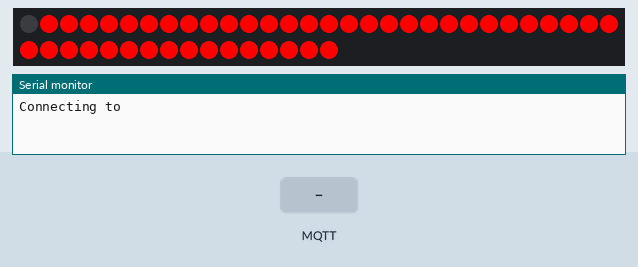
The sketch below on a simulated ESP8266 (NodeMCU). Parts: 46 RGB LEDs in strip order, left to right, continuing on the next row, the last lines printed to the serial monitor. The test bench sets the inputs (shaded band). WiFi joins after 1.5 s; servers stay silent unless stated; no MQTT or app messages arrive unless stated.

Above: at 2.5 s.
At 4.85 s:
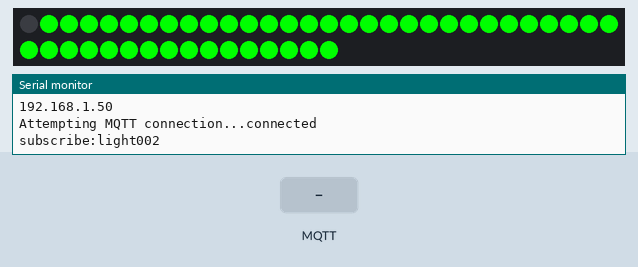
5.2 s: MQTT message "1" arrives on the first subscribed topic
At 5.8 s:
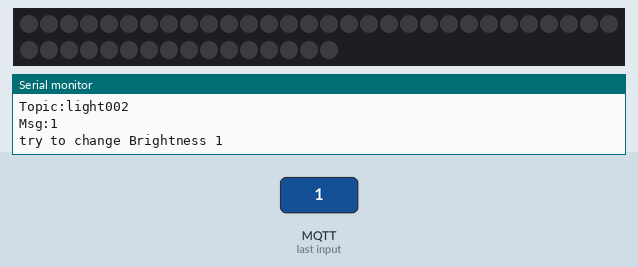
6.7 s: MQTT message "Red" arrives on the first subscribed topic
8.2 s: MQTT message "Blue" arrives on the first subscribed topic
Timing chart, 0 to 11.2 s (numbered marks = the images above; inputs shaded):
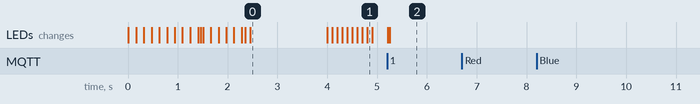

The sketch:

Bemfa_MQTT.ino
```cpp
/*
 *.Author : XHY
 *.Date : 2022/8/12
 */

/*
 * 智能语言控制控制，支持同时天猫、小爱、小度、google Assistent控制
 * 也同时支持web控制、小程序控制、app控制，定时控制等
 * QQ群：566565915
 * 项目示例：通过发送on或off控制开关
 * 官网：bemfa.com
 */

#include <ESP8266WiFi.h>  //默认，加载WIFI头文件
#include "PubSubClient.h" //默认，加载MQTT库文件
#include <FastLED.h>
#include <Ticker.h>

//********************需要修改的部分*******************//
const char *ssid = "";          //修改，你的路由去WIFI名字
const char *password = "";      //你的WIFI密码
#define ID_MQTT ""              //用户私钥，控制台获取
const char *topic = "light002"; //主题名字，可在巴法云控制台自行创建，名称随意
#define LED_PIN 4               // ws2812 数据接口
#define NUM_LEDS 46             // 灯珠数量
CRGB leds[NUM_LEDS];
//**************************************************//

Ticker ticker;
const char *mqtt_server = "bemfa.com"; //默认，MQTT服务器
const int mqtt_server_port = 9501;     //默认，MQTT服务器
WiFiClient espClient;
PubSubClient client(espClient);

int color_R = 255;
int color_G = 255;
int color_B = 255;

boolean status_on = false;

//灯光函数及引脚定义
void turnOnLed();
void turnOffLed();
void changeBrightness(int bri);
void changeColor(int G, int R, int B);

void setup_wifi()
{

    Serial.println();
    Serial.print("Connecting to ");
    Serial.println(ssid);
    WiFi.begin(ssid, password);
    while (WiFi.status() != WL_CONNECTED)
    {
        delay(500);
        Serial.print(".");
    }

    Serial.println("");
    Serial.println("WiFi connected");
    Serial.println("IP address: ");
    Serial.println(WiFi.localIP());
}

void changeColor_(String color)
{
    if (color == "Red")
    {
        color_R = 255;
        color_G = 0;
        color_B = 0;
    }
    else if (color == "Blue")
    {
        color_R = 0;
        color_G = 0;
        color_B = 255;
    }
    else if (color == "White")
    {
        color_R = 255;
        color_G = 255;
        color_B = 255;
    }
    else if (color == "Yellow")
    {
        color_R = 255;
        color_G = 255;
        color_B = 0;
    }
    else if (color == "Orange")
    {
        color_R = 255;
        color_G = 97;
        color_B = 0;
    }
    else if (color == "Green")
    {
        color_R = 0;
        color_G = 255;
        color_B = 0;
    }
    else if (color == "LightGreen")
    {
        color_R = 0;
        color_G = 255;
        color_B = 255;
    }
    else if (color == "Black")
    {
        color_R = 0;
        color_G = 0;
        color_B = 0;
    }
    else
    {
        color_R = 255;
        color_G = 255;
        color_B = 255;
    }
    // turnOnLed();
    FastLED.show();
}

void msgProcess(String temp)
{
    if (temp == "on" || temp == "off")
    {
        // 说明是第一个参数
        Serial.print("try to change state ");
        Serial.println(temp);
        if (temp == "on")
        { //如果接收字符on，亮灯
            // turnOnLed(); //开灯函数
            status_on = true;
        }
        else if (temp == "off")
        { //如果接收字符off，亮灯
            // turnOffLed(); //关灯函数
            status_on = false;
            // break;
        }
    }
    else if (temp.toInt() >= 0 && temp.toInt() <= 100)
    {
        Serial.print("try to change Brightness ");
        Serial.println(temp);
        changeBrightness(temp.toInt());
    }
    else if (temp.toInt() > 100)
    {
        int color = temp.toInt();
        Serial.print("try to change color ");
        Serial.println(color);
        // if (temp == "255")
        //     changeColor_("Blue");
        // else if (temp == "16711680")
        //     changeColor_("Red");
        // else if (temp == "16768685")
        //     changeColor_("White");
        // else if (temp == "65280")
        //     changeColor_("LightGreen");
        // else if (temp == "16744192")
        //     changeColor_("Orange");
        // else if (temp == "65535")
        //     changeColor_("GreenYellow");
        // else if (temp == "16776960")
        //     changeColor_("Yellow");
        // else
        //     changeColor_("White");
        color_B = color & 0xff;
        color_G = (color >> 8) & 0xff;
        color_R = (color >> 16) & 0xff;
    }
}

void callback(char *topic, byte *payload, unsigned int length)
{
    Serial.print("Topic:");
    Serial.println(topic);
    int commaPosition;
    int count = 0;
    String msg = "";
    String temp = "";
    for (int i = 0; i < length; i++)
    {
        msg += (char)payload[i];
    }
    Serial.print("Msg:");
    Serial.println(msg);

    do
    {
        commaPosition = msg.indexOf('#');
        count++;
        if (commaPosition != -1)
        {
            //
            temp = msg.substring(0, commaPosition);
            // Serial.println(temp);
            msgProcess(temp);
            msg = msg.substring(commaPosition + 1, msg.length());
            //  Serial.println(msg);
        }
        else
        {
            if (msg.length() > 0)
            {
                msgProcess(msg);
            }
            // FastLED.show();
        }
    } while (commaPosition >= 0);

    changeColor(color_G, color_R, color_B);

    // FastLED.show();
    msg = "";
}

void reconnect()
{
    // Loop until we're reconnected
    while (!client.connected())
    {
        Serial.print("Attempting MQTT connection...");
        // Attempt to connect
        if (client.connect(ID_MQTT))
        {
            Serial.println("connected");
            Serial.print("subscribe:");
            Serial.println(topic);
            //订阅主题，如果需要订阅多个主题，可发送多条订阅指令client.subscribe(topic2);client.subscribe(topic3);
            client.subscribe(topic);
            changeColor_("Green");
            for (int i = 0; i < 5; i++)
            {
                delay(100);
                // turnOffLed();
                status_on = false;
                delay(100);
                // turnOnLed();
                status_on = true;
            }
            changeColor_("White");
            // turnOffLed();
            status_on = false;
        }
        else
        {
            Serial.print("failed, rc=");
            Serial.print(client.state());
            Serial.println(" try again in 5 seconds");
            // turnOffLed();
            status_on = false;
            // Wait 5 seconds before retrying
            delay(5000);
        }
    }
}

void onTimer()
{
    if (status_on)
        turnOnLed();
    else
        turnOffLed();
}

void setup()
{
    // pinMode(B_led, OUTPUT);    //设置引脚为输出模式
    // digitalWrite(B_led, HIGH); //默认引脚上电高电平
    Serial.begin(115200); //设置波特率115200
    ticker.attach_ms(50, onTimer);

    FastLED.addLeds<WS2812, LED_PIN, GRB>(leds, NUM_LEDS);
    delay(10);

    initStart();

    // turnOnLed();
    status_on = true;
    changeColor_("Red");
    setup_wifi();                                    //设置wifi的函数，连接wifi
    client.setServer(mqtt_server, mqtt_server_port); //设置mqtt服务器
    client.setCallback(callback);                    // mqtt消息处理
}
void loop()
{
    if (!client.connected())
    {
        reconnect();
    }
    client.loop();
}

void initStart()
{
    for (int i = 0; i <= NUM_LEDS; i++)
    {
        int temp = (int)(255 / NUM_LEDS * i);
        leds[i] = CRGB(temp, temp, temp);
        FastLED.show();
        delay(50);
    }
    // turnOffLed();
    status_on = false;
    // turnOnLed();
    // delay(1000);
    // turnOffLed();
    // delay(1000);
    // changeColor(0, 255, 0);
    // changeBrightness(10);
    // delay(1000);
    // changeBrightness(100);
}

//设置灯带亮度
void changeBrightness(int bri)
{
    FastLED.setBrightness(25 * bri);
    FastLED.show();
}

//设置灯带颜色
void changeColor(int G, int R, int B)
{
    for (int i = 1; i <= NUM_LEDS; i++)
    {
        leds[i] = CRGB(R, G, B);

        // delay(40);
    }
    FastLED.show();
}
//打开灯泡
void turnOnLed()
{
    // Serial.println("turn on light");
    // color_R = 255;
    // color_G = 255;
    // color_B = 255;
    changeColor(color_G, color_R, color_B);
    // digitalWrite(B_led, LOW);
}
//关闭灯泡
void turnOffLed()
{
    // Serial.println("turn off light");
    // digitalWrite(B_led, HIGH);
    // color_R = 0;
    // color_G = 0;
    // color_B = 0;
    // changeColor_("Black");
    changeColor(0, 0, 0);
    FastLED.clear();
    changeColor(0, 0, 0);
    FastLED.show();
}
```

Measured:
- what the display in image 0 shows lasts 1.6 s, from 2.4 s to 4.0 s
